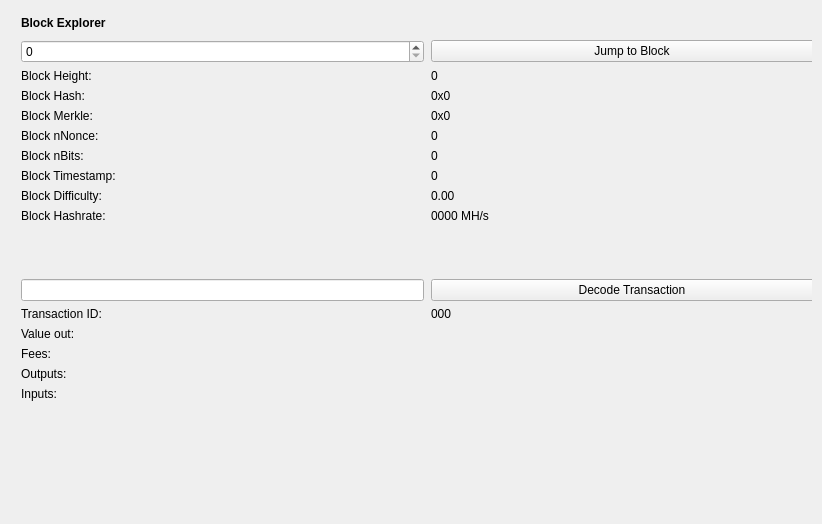
<?xml version="1.0" encoding="UTF-8"?>
<ui version="4.0">
 <class>BlockBrowser</class>
 <widget class="QWidget" name="BlockBrowser">
  <property name="windowModality">
   <enum>Qt::NonModal</enum>
  </property>
  <property name="enabled">
   <bool>true</bool>
  </property>
  <property name="geometry">
   <rect>
    <x>0</x>
    <y>0</y>
    <width>822</width>
    <height>524</height>
   </rect>
  </property>
  <property name="sizePolicy">
   <sizepolicy hsizetype="Preferred" vsizetype="Preferred">
    <horstretch>0</horstretch>
    <verstretch>0</verstretch>
   </sizepolicy>
  </property>
  <property name="minimumSize">
   <size>
    <width>0</width>
    <height>0</height>
   </size>
  </property>
  <property name="acceptDrops">
   <bool>false</bool>
  </property>
  <property name="windowTitle">
   <string>Form</string>
  </property>
  <layout class="QGridLayout">
   <property name="sizeConstraint">
    <enum>QLayout::SetMaximumSize</enum>
   </property>
   <property name="leftMargin">
    <number>21</number>
   </property>
   <property name="topMargin">
    <number>10</number>
   </property>
   <property name="rightMargin">
    <number>10</number>
   </property>
   <item row="1" column="0">
    <widget class="QWidget" name="widget" native="true">
     <widget class="QWidget" name="layoutWidgetBE1">
      <property name="geometry">
       <rect>
        <x>0</x>
        <y>0</y>
        <width>822</width>
        <height>27</height>
       </rect>
      </property>
      <layout class="QHBoxLayout" name="horizontalLayoutBE">
       <property name="spacing">
        <number>7</number>
       </property>
       <item>
           <widget class="QLabel" name="labelBlockExplorer">
            <property name="sizePolicy">
             <sizepolicy hsizetype="Preferred" vsizetype="Maximum">
              <horstretch>0</horstretch>
              <verstretch>0</verstretch>
             </sizepolicy>
            </property>
            <property name="font">
             <font>
              <weight>75</weight>
              <bold>true</bold>
             </font>
            </property>
            <property name="styleSheet">
             <string notr="true">font-weight:bold;</string>
            </property>
            <property name="text">
             <string>Block Explorer</string>
            </property>
           </widget>
       </item>
       <item>
        <spacer name="horizontalSpacerBE">
         <property name="orientation">
          <enum>Qt::Horizontal</enum>
         </property>
         <property name="sizeHint" stdset="0">
          <size>
           <width>40</width>
           <height>20</height>
          </size>
         </property>
        </spacer>
       </item>
      </layout>
     </widget>
     <widget class="QWidget" name="layoutWidgetBE2">
      <property name="geometry">
       <rect>
        <x>0</x>
        <y>30</y>
        <width>812</width>
        <height>410</height>
       </rect>
      </property>
      <layout class="QGridLayout" name="gridLayoutBE" rowstretch="0,0,0,0,0,0,0,0,0,0,0,0,0,0,0,0,0,0,0" columnstretch="0,0">
       <property name="sizeConstraint">
        <enum>QLayout::SetDefaultConstraint</enum>
       </property>
       <property name="horizontalSpacing">
        <number>7</number>
       </property>
       <item row="18" column="0">
        <spacer name="verticalSpacer">
         <property name="orientation">
          <enum>Qt::Vertical</enum>
         </property>
         <property name="sizeHint" stdset="0">
          <size>
           <width>20</width>
           <height>40</height>
          </size>
         </property>
        </spacer>
       </item>
       <item row="12" column="1">
        <widget class="QPushButton" name="txButton">
         <property name="text">
          <string>Decode Transaction</string>
         </property>
        </widget>
       </item>
       <item row="17" column="0">
        <widget class="QLabel" name="inputLabel">
         <property name="text">
          <string>Inputs:</string>
         </property>
         <property name="alignment">
          <set>Qt::AlignLeading|Qt::AlignLeft|Qt::AlignTop</set>
         </property>
        </widget>
       </item>
       <item row="10" column="1">
        <widget class="QLabel" name="pawBox">
         <property name="text">
          <string>0000 MH/s</string>
         </property>
        </widget>
       </item>
       <item row="14" column="0">
        <widget class="QLabel" name="valueLabel">
         <property name="text">
          <string>Value out:</string>
         </property>
        </widget>
       </item>
       <item row="13" column="0">
        <widget class="QLabel" name="txLabel">
         <property name="text">
          <string>Transaction ID:</string>
         </property>
        </widget>
       </item>
       <item row="9" column="1">
        <widget class="QLabel" name="hardBox">
         <property name="text">
          <string>0.00</string>
         </property>
        </widget>
       </item>
       <item row="13" column="1">
        <widget class="QLabel" name="txID">
         <property name="text">
          <string>000</string>
         </property>
        </widget>
       </item>
       <item row="17" column="1">
        <widget class="QLabel" name="inputBox">
         <property name="text">
          <string/>
         </property>
         <property name="alignment">
          <set>Qt::AlignLeading|Qt::AlignLeft|Qt::AlignTop</set>
         </property>
        </widget>
       </item>
       <item row="14" column="1">
        <widget class="QLabel" name="valueBox">
         <property name="text">
          <string/>
         </property>
        </widget>
       </item>
       <item row="9" column="0">
        <widget class="QLabel" name="hardLabel">
         <property name="text">
          <string>Block Difficulty:</string>
         </property>
        </widget>
       </item>
       <item row="1" column="0">
        <widget class="QSpinBox" name="heightBox">
         <property name="sizePolicy">
          <sizepolicy hsizetype="Preferred" vsizetype="Fixed">
           <horstretch>0</horstretch>
           <verstretch>0</verstretch>
          </sizepolicy>
         </property>
         <property name="maximum">
          <number>99999999</number>
         </property>
        </widget>
       </item>
       <item row="3" column="0">
        <widget class="QLabel" name="heightLabelBE2">
         <property name="text">
          <string>Block Height:</string>
         </property>
        </widget>
       </item>
       <item row="8" column="1">
        <widget class="QLabel" name="timeBox">
         <property name="text">
          <string>0</string>
         </property>
        </widget>
       </item>
       <item row="1" column="1">
        <widget class="QPushButton" name="blockButton">
         <property name="text">
          <string>Jump to Block</string>
         </property>
        </widget>
       </item>
       <item row="5" column="0">
        <widget class="QLabel" name="merkleLabel">
         <property name="text">
          <string>Block Merkle:</string>
         </property>
        </widget>
       </item>
       <item row="4" column="0">
        <widget class="QLabel" name="hashLabel">
         <property name="text">
          <string>Block Hash:</string>
         </property>
        </widget>
       </item>
       <item row="15" column="1">
        <widget class="QLabel" name="feesBox">
         <property name="text">
          <string/>
         </property>
        </widget>
       </item>
       <item row="10" column="0">
        <widget class="QLabel" name="pawLabel">
         <property name="text">
          <string>Block Hashrate:</string>
         </property>
        </widget>
       </item>
       <item row="3" column="1">
        <widget class="QLabel" name="heightLabelBE1">
         <property name="text">
          <string>0</string>
         </property>
        </widget>
       </item>
       <item row="15" column="0">
        <widget class="QLabel" name="feesLabel">
         <property name="text">
          <string>Fees:</string>
         </property>
        </widget>
       </item>
       <item row="7" column="0">
        <widget class="QLabel" name="bitsLabel">
         <property name="text">
          <string>Block nBits:</string>
         </property>
        </widget>
       </item>
       <item row="7" column="1">
        <widget class="QLabel" name="bitsBox">
         <property name="text">
          <string>0</string>
         </property>
        </widget>
       </item>
       <item row="5" column="1">
        <widget class="QLabel" name="merkleBox">
         <property name="minimumSize">
          <size>
           <width>187</width>
           <height>0</height>
          </size>
         </property>
         <property name="text">
          <string>0x0</string>
         </property>
        </widget>
       </item>
       <item row="16" column="0">
        <widget class="QLabel" name="outputLabel">
         <property name="text">
          <string>Outputs:</string>
         </property>
         <property name="alignment">
          <set>Qt::AlignLeading|Qt::AlignLeft|Qt::AlignTop</set>
         </property>
        </widget>
       </item>
       <item row="16" column="1">
        <widget class="QLabel" name="outputBox">
         <property name="text">
          <string/>
         </property>
         <property name="alignment">
          <set>Qt::AlignLeading|Qt::AlignLeft|Qt::AlignTop</set>
         </property>
        </widget>
       </item>
       <item row="6" column="0">
        <widget class="QLabel" name="nonceLabel">
         <property name="text">
          <string>Block nNonce:</string>
         </property>
        </widget>
       </item>
       <item row="6" column="1">
        <widget class="QLabel" name="nonceBox">
         <property name="text">
          <string>0</string>
         </property>
        </widget>
       </item>
       <item row="8" column="0">
        <widget class="QLabel" name="timeLabel">
         <property name="text">
          <string>Block Timestamp:</string>
         </property>
        </widget>
       </item>
       <item row="4" column="1">
        <widget class="QLabel" name="hashBox">
         <property name="enabled">
          <bool>true</bool>
         </property>
         <property name="sizePolicy">
          <sizepolicy hsizetype="Preferred" vsizetype="Preferred">
           <horstretch>0</horstretch>
           <verstretch>0</verstretch>
          </sizepolicy>
         </property>
         <property name="minimumSize">
          <size>
           <width>0</width>
           <height>0</height>
          </size>
         </property>
         <property name="text">
          <string>0x0</string>
         </property>
        </widget>
       </item>
       <item row="12" column="0">
        <widget class="QLineEdit" name="txBox">
         <property name="sizePolicy">
          <sizepolicy hsizetype="Preferred" vsizetype="Fixed">
           <horstretch>0</horstretch>
           <verstretch>0</verstretch>
          </sizepolicy>
         </property>
         <property name="inputMask">
          <string comment="Transaction id" extracomment="Transaction id"/>
         </property>
         <property name="placeholderText">
          <string comment="Transaction ID" extracomment="Transaction ID"/>
         </property>
        </widget>
       </item>
       <item row="11" column="0">
        <spacer name="verticalSpacer_2">
         <property name="orientation">
          <enum>Qt::Vertical</enum>
         </property>
         <property name="sizeHint" stdset="0">
          <size>
           <width>20</width>
           <height>20</height>
          </size>
         </property>
        </spacer>
       </item>
      </layout>
     </widget>
    </widget>
   </item>
  </layout>
 </widget>
 <resources/>
 <connections/>
</ui>
